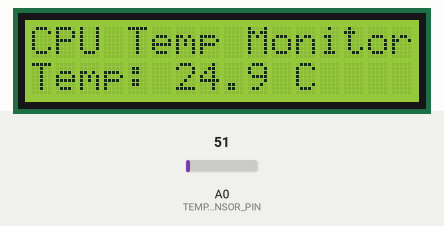
Bench run of a sketch on a simulated Arduino Uno, built with avr-gcc and run on an emulated ATmega328P. Parts: 16×2 character LCD. The inputs (shaded band) are chosen by the test bench; at power-on: A0 (TEMP_SENSOR_PIN) = 51.

Above: at 2.2 s.
2.3 s: A0 (TEMP_SENSOR_PIN) set to 61
At 4.0 s:
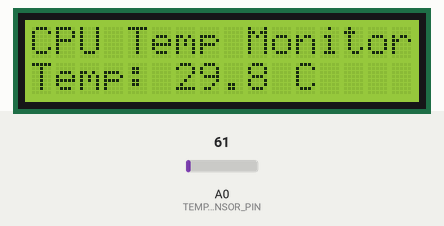
4.6 s: A0 (TEMP_SENSOR_PIN) set to 71
At 6.3 s:
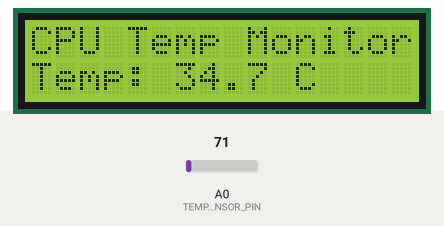
6.6 s: A0 (TEMP_SENSOR_PIN) set to 86
At 8.0 s:
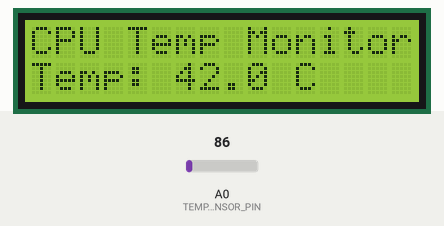
Timing chart, 0 to 9.6 s (numbered marks = the images above; inputs shaded):
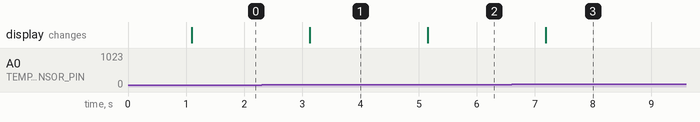

Measured:
- after the input at 2.3 s, the display: changes after 0.83 s (image 1)
- after the input at 4.6 s, the display: changes after 0.56 s (image 2)
- after the input at 6.6 s, the display: changes after 0.59 s (image 3)

The sketch:

cpu_temp_monitor.ino
```cpp
#include <Wire.h>                      // I2C arduino library for serial communication protocol
#include <LiquidCrystal_I2C.h>        // LCD library for I2C 16x2 display

#define TEMP_SENSOR_PIN A0            // Analog pin connected to LM35 going into arduino ADC pin AO

// Initialize LCD at I2C address 0x27 with 16 columns and 2 rows
LiquidCrystal_I2C lcd(0x27, 16, 2);

// Function prototypes

void setup_interfaces(void);
float read_temperature_celsius(void);
void display_temperature(float temp_c);

void setup(void) {
    setup_interfaces();               // Initialize LCD, Serial, and pin modes
}

void loop(void) {
    float temp = read_temperature_celsius();  // Read temperature from sensor
    display_temperature(temp);                // Output to LCD and Serial
    delay(1000);                              // Wait 1 second
}

void setup_interfaces(void) {
    Serial.begin(9600);                       // Initialize serial at 9600 baud rate

    lcd.init();                               // Initialize LCD
    lcd.backlight();                          // Turn on LCD backlight
    lcd.clear();                              // Clear LCD screen
    lcd.setCursor(0, 0);                      // Set cursor to top-left
    lcd.print("CPU Temp Monitor");           // Display header
    delay(1000);                              // Pause to show message

    pinMode(TEMP_SENSOR_PIN, INPUT);          // Set temp sensor pin as input
}

float read_temperature_celsius(void) {
    int analog_value = analogRead(TEMP_SENSOR_PIN);        // Read analog input
    float voltage = (analog_value / 1023.0f) * 5.0f;        // Convert to voltage
    return voltage * 100.0f;                                // Convert to °C (LM35: 10mV per °C)
}

void display_temperature(float temp_c) {

    // Print to LCD
    lcd.setCursor(0, 1);             // Move to second line
    lcd.print("Temp: ");
    lcd.print(temp_c, 1);            // Show temperature with 1 decimal place
    lcd.print(" C   ");              // Pad spaces to clear previous text
}
```
